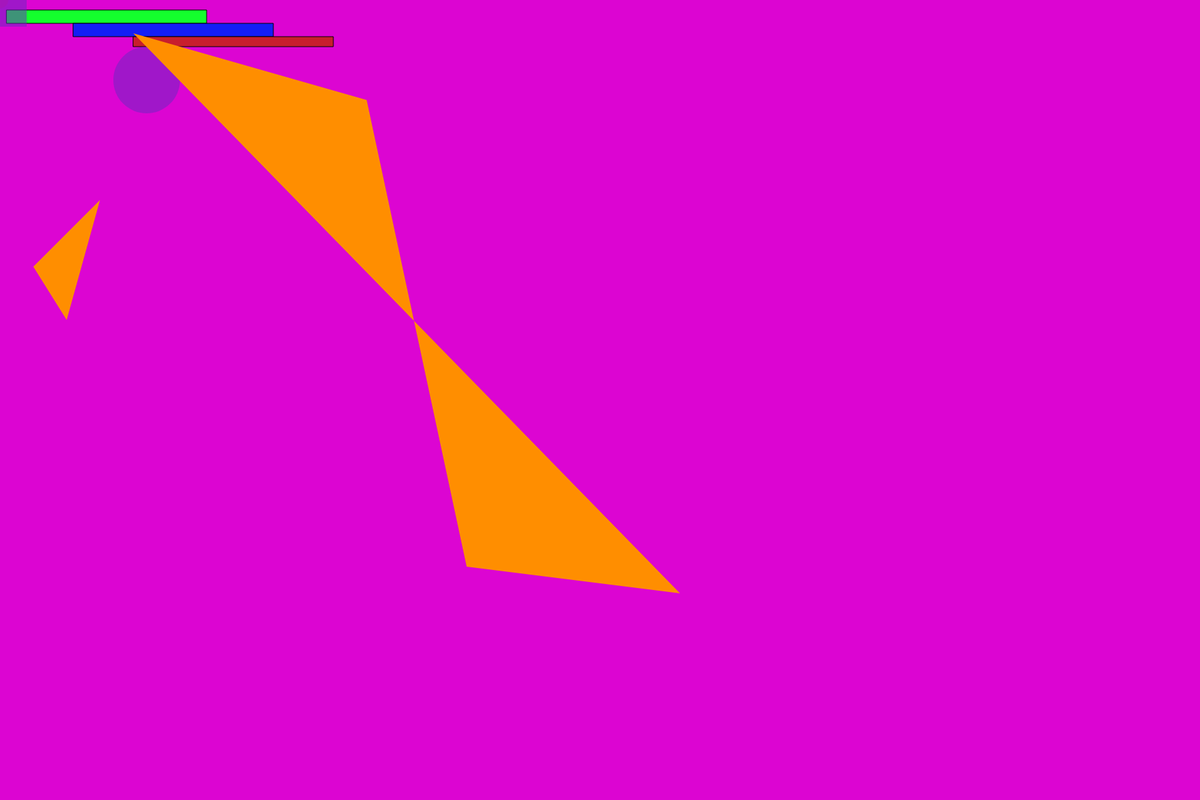
Frame 1 (no input)
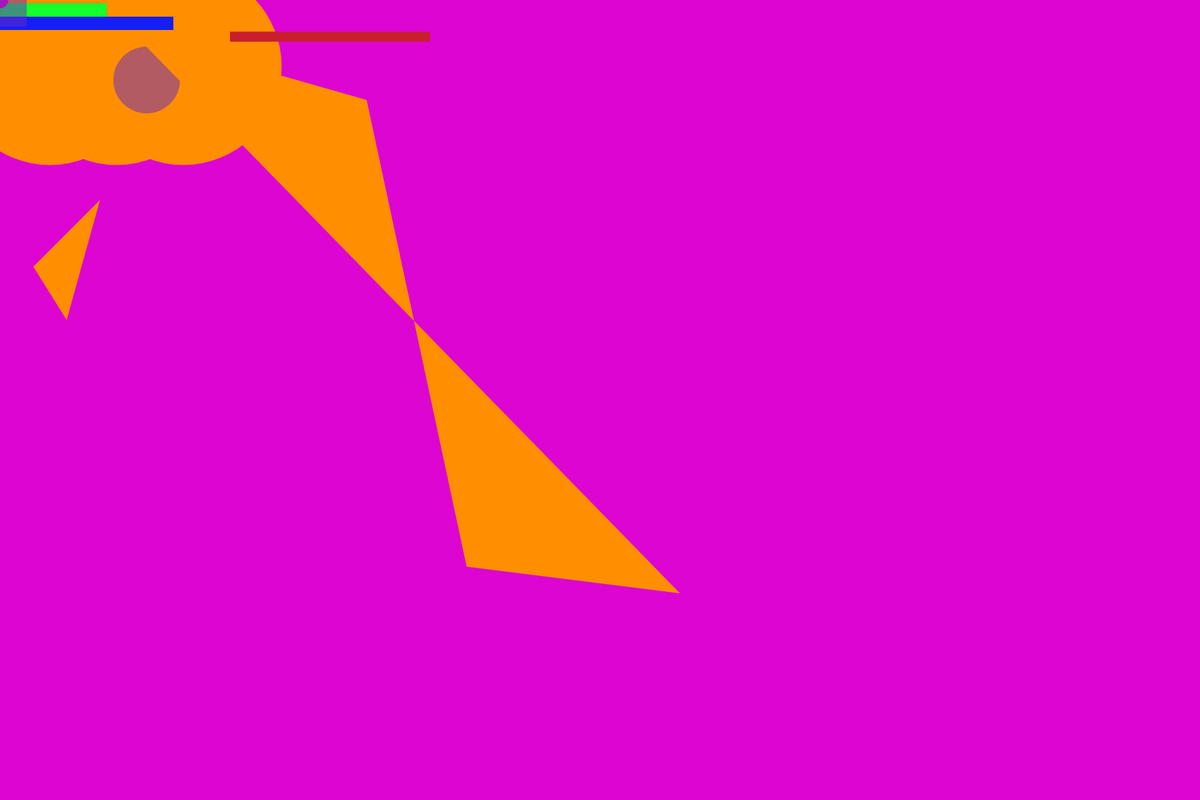
Frame 60 (no input)
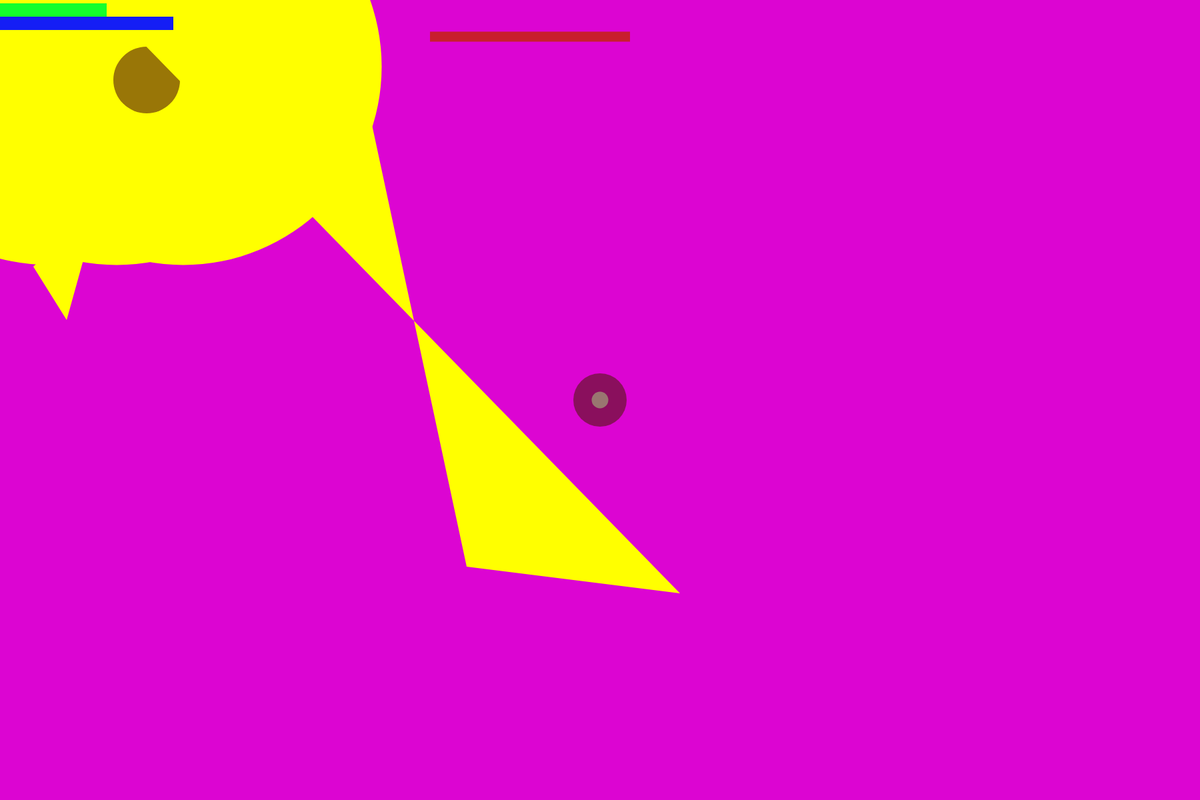
Frame 120 (the mouse pressed at the canvas centre since frame 60)

The p5.js sketch that drew these frames (run headless with seeded random() and noise() and a simulated clock; from frame 60 on, the mouse is pressed at the canvas centre):

// p5.js sketch
// ── sketch.js
var y = 100;
var d = 0;
var a = 10;
var b = 15;
var c = 20;



function setup() {
  createCanvas(1800, 1200);

textSize(64);
fill(255,0,0);
}

function draw() {
  background(220, 5, 210);

  ellipse(75,y,d,d);

  ellipse(175,y,d,d);

  ellipse(275,y,d,d);

  fill(20, 275, 45);
  rect(a,b,300, c);

  fill(20, 30, 245);
  rect(a+100, b+c, 300, c);

  fill(200,30,45);
  rect(d+200, b + c*2, 300, b);

  d=d+5;

  var weight=dist(mouseX,mouseY, pmouseX, pmouseY);
  strokeWeight(weight);
  line(mouseX,mouseY,pmouseX,pmouseY);

  if (mouseIsPressed){
    fill(350);
  }
  else{
    fill(230,3,183);
  }
  ellipse(mouseX,mouseY,25,25);

  if (mouseIsPressed){
    fill(83,23,13,150);
    ellipse(mouseX,mouseY,80,80);
  }
  else{
    fill(103,43,193,129);
    rectMode(CENTER);
    rect(mouseX,mouseY,80,80);
  }

  ellipse(220, 120, 100, 100);

  if(keyIsPressed){
    ellipse(220,430,50,50);
    ellipse(120,120,170,50);
    ellipse(220,130,50,50);
    ellipse(20,30,50,50);
  }



    text(key,60,80);
    text(key,100,80);
    text(key,140,80);
    text(key,180,80);

  if (mouseX > 400) {
    //yellow
    fill(255,255,0);
  } else if (mouseX>300){
    //violet
    fill(91,102,32);
  }else if (mouseX>200){
    //green
    fill(101,250,182);
  }else if (mouseX>100){
    //pink
    fill(255, 142, 182);
  }else {
    //orange
    fill(255,142,0);
  }

    triangle(50, 400, 150, 300, 100, 480);
  quad(1020, 890, 700, 850, 550, 150, 200, 50);
  }
